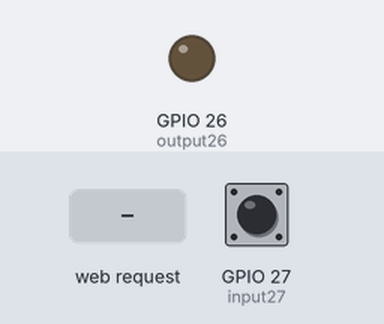
Simulated run of this sketch. Board: ESP32. Shown: output pins drawn as LEDs (lit = HIGH). The inputs (shaded band) are chosen by the test bench; at power-on: GPIO 27 (input27) HIGH. WiFi joins after 1.5 s; servers stay silent unless stated; what the sketch prints to the serial monitor is not drawn.

Above: at 2.7 s.
2.8 s: HTTP request GET /26/on received
At 3.8 s:
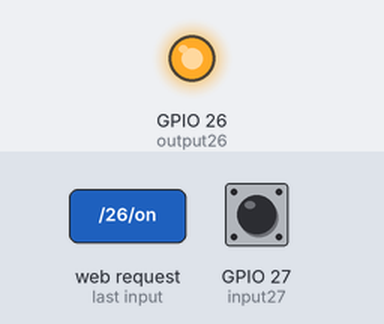
4.3 s: HTTP request GET /26/off received
At 4.9 s:
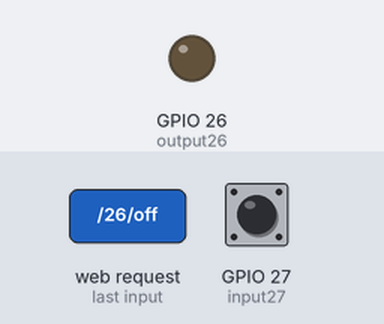
Timing chart, 0 to 7.3 s (numbered marks = the images above; inputs shaded):
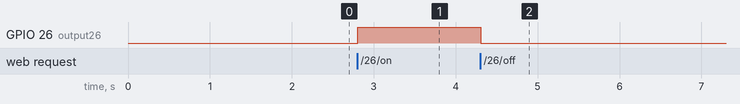

Measured:
- after the input at 2.8 s, GPIO 26 (output26): LOW → HIGH at once
- after the input at 4.3 s, GPIO 26 (output26): HIGH → LOW at once

The sketch:

sketch_jun05a.ino
```cpp
#include "WiFi.h"

const char* ssid = "";
const char* password = "";

WiFiServer server(80);
String header;
String output26State = "off";
String input27State = "off";
const int output26 = 26;
const int input27 = 27;

// Current time
unsigned long currentTime = millis();
// Previous time
unsigned long previousTime = 0;
// Define timeout time in milliseconds (example: 2000ms = 2s)
const long timeoutTime = 2000;

void setup() {
   Serial.begin(115200);
  // Initialize the output variables as outputs
  pinMode(output26, OUTPUT);
  pinMode(input27, INPUT);
  digitalWrite(output26, LOW);
  input27State = (digitalRead(input27) == LOW) ? "off" : "on" ;


//  digitalWrite(input27, LOW);

  // Connect to Wi-Fi network with SSID and password
  Serial.print("Connecting to ");
  Serial.println(ssid);
  WiFi.begin(ssid, password);
  while (WiFi.status() != WL_CONNECTED) {
    delay(500);
    Serial.print(".");
  }
  // Print local IP address and start web server
  Serial.println("");
  Serial.println("WiFi connected.");
  Serial.println("IP address: ");
  Serial.println(WiFi.localIP());
  server.begin();

}

void loop() {
WiFiClient client = server.available();   // Listen for incoming clients

  if (client) {                             // If a new client connects,
    currentTime = millis();
    previousTime = currentTime;
    Serial.println("New Client.");          // print a message out in the serial port
    String currentLine = "";                // make a String to hold incoming data from the client
    while (client.connected() && currentTime - previousTime <= timeoutTime) {  // loop while the client's connected
      currentTime = millis();
      if (client.available()) {             // if there's bytes to read from the client,
        char c = client.read();             // read a byte, then
        Serial.write(c);                    // print it out the serial monitor
        header += c;
        if (c == '\n') {                    // if the byte is a newline character
          // if the current line is blank, you got two newline characters in a row.
          // that's the end of the client HTTP request, so send a response:
          if (currentLine.length() == 0) {
            // HTTP headers always start with a response code (e.g. HTTP/1.1 200 OK)
            // and a content-type so the client knows what's coming, then a blank line:
            client.println("HTTP/1.1 200 OK");
            client.println("Content-type:text/html");
            client.println("Connection: close");
            client.println("Access-Control-Allow-Origin: *");
            client.println("Access-Control-Allow-Methods: GET, POST");
            client.println("'Access-Control-Allow-Headers: X-Requested-With");
            client.println();

            // turns the GPIOs on and off
            if (header.indexOf("GET /26/on") >= 0) {
              Serial.println("GPIO 26 on");
              output26State = "on";
              digitalWrite(output26, HIGH);
            } else if (header.indexOf("GET /26/off") >= 0) {
              Serial.println("GPIO 26 off");
              output26State = "off";
              digitalWrite(output26, LOW);
            } else if (header.indexOf("GET /27") >= 0) {
              input27State = (digitalRead(input27) == LOW) ? "off" : "on" ;
              Serial.println("GPIO 27"  + input27State );
            }

            // Display the HTML web page
            client.println("<!DOCTYPE html><html>");
            client.println("<head><meta name=\"viewport\" content=\"width=device-width, initial-scale=1\">");
            client.println("<link rel=\"icon\" href=\"data:,\">");
            // CSS to style the on/off buttons
            // Feel free to change the background-color and font-size attributes to fit your preferences
            client.println("<style>html { font-family: Helvetica; display: inline-block; margin: 0px auto; text-align: center;}");
            client.println(".button { background-color: #4CAF50; border: none; color: white; padding: 16px 40px;");
            client.println("text-decoration: none; font-size: 30px; margin: 2px; cursor: pointer;}");
            client.println(".button2 {background-color: #555555;}</style></head>");

            // Web Page Heading
            client.println("<body><h1>ESP32 TASK</h1>");

            // Display current state, and ON/OFF buttons for GPIO 26
            client.println("<p>GPIO 26 - State " + output26State + "</p>");
            // If the output26State is off, it displays the ON button
            if (output26State=="off") {
              client.println("<p><a href=\"/26/on\"><button class=\"button\">ON</button></a></p>");
            } else {
              client.println("<p><a href=\"/26/off\"><button class=\"button button2\">OFF</button></a></p>");
            }

            // Display current state, and ON/OFF buttons for GPIO 27
            client.println("<p>GPIO 27 - State " + input27State + "</p>");
            // If the input27State is off, it displays the ON button
            client.println("<p><a href=\"/27\"><button class=\"button\">Check</button></a></p>");
            client.println("</body></html>");

            // The HTTP response ends with another blank line
            client.println();
            // Break out of the while loop
            break;
          } else { // if you got a newline, then clear currentLine
            currentLine = "";
          }
        } else if (c != '\r') {  // if you got anything else but a carriage return character,
          currentLine += c;      // add it to the end of the currentLine
        }
      }
    }
    // Clear the header variable
    header = "";
    // Close the connection
    client.stop();
    Serial.println("Client disconnected.");
    Serial.println("");
  }


}
```
